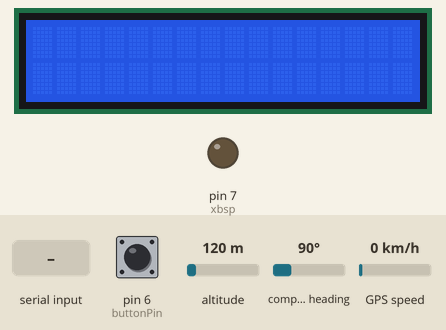
Recording of a sketch running on a simulated Arduino Leonardo, built with avr-gcc and run on an emulated ATmega32U4. Shown: 16×2 character LCD, output pins drawn as LEDs (lit = HIGH). Dashed ring = blinking. Inputs (shaded band) come from the test bench; at power-on: pin 6 (buttonPin) LOW, altitude 120 m, compass heading 90°, GPS speed 0 km/h. The GPS gets a fix after 3 s at 37.7749, -122.4194 with 8 satellites; what the sketch prints to the serial monitor is not drawn.

Above: at 1.2 s.
1.3 s: pin 6 (buttonPin) pulled HIGH for 3.2 s
At 5.1 s:
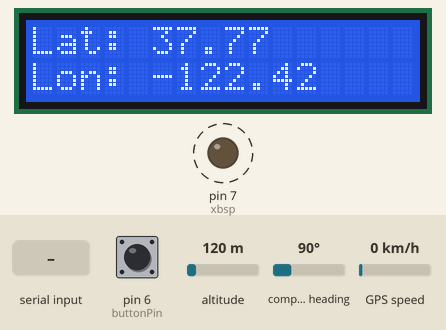
6.0 s: "30,150\n" received over Serial
At 6.7 s:
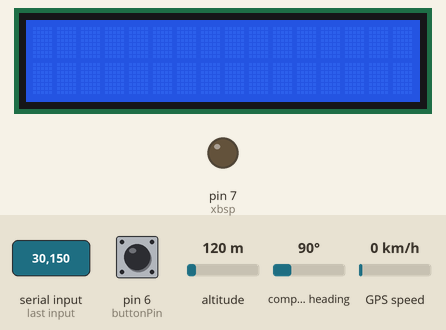
7.5 s: "3\n" received over Serial
At 7.8 s:
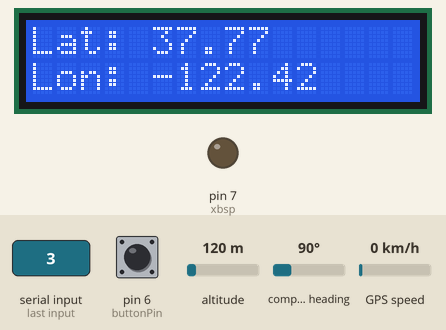
9.0 s: pin 6 (buttonPin) pulled HIGH for 0.15 s
At 10.4 s:
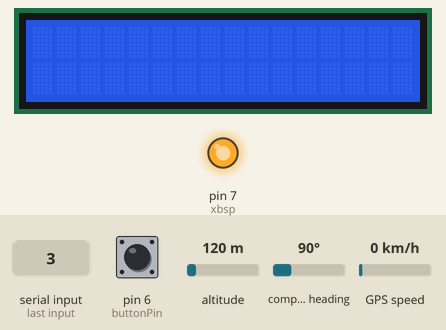
Timing chart, 0 to 11.6 s (numbered marks = the images above; inputs shaded):
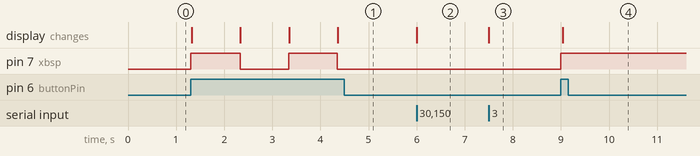

Measured:
- after the input at 1.3 s, pin 7 (xbsp): alternates HIGH for 1.0 s and LOW for 1.0 s, starting at once
- after the input at 6.0 s, the display: changes at once (image 2)
- after the input at 7.5 s, the display: changes at once (image 3)
- after the input at 9.0 s, pin 7 (xbsp): LOW → HIGH at once; the display: changes at once (image 4)

The sketch:

SRA_program_3.ino
```cpp
/**
 * This program gets the GPS coordinates from a button press
 */
/*
 Not all pins on the Leonardo support change interrupts,
 so only the following can be used for RX:
 8, 9, 10, 11, 14 (MISO), 15 (SCK), 16 (MOSI).

 Currently free pins: 7, 10
 */
 #include <SoftwareSerial.h>
#include <SoftwareSerial.h>
#include <LiquidCrystal.h>
#include <TinyGPS.h>
#include <SoftwareSerial.h>

static void smartdelay(unsigned long ms);
static void print_float(float val, float invalid, int len, int prec, String infront);
static void print_int(unsigned long val, unsigned long invalid, int len);
static void print_date(TinyGPS &gps);
static void print_str(const char *str, int len);
static float return_float(float val, float invalid, int len, int prec);

TinyGPS gps;
//{"$PMTK161,0*28\x0D\x0A"}; GPS command to set to standby mode. Any byte sent after will wake it up
//

// software serial for xbee: RX = digital pin 8, TX = digital pin 9
//Space for globals
SoftwareSerial portGPS(8, 9);
LiquidCrystal lcd(12, 11, 5, 4, 3, 2);
//int GPSPowerPin = --;
// RadPowerPin = 10;
float flat, flon;
unsigned long age, date, time, chars = 0;

//These are constants that will be used with the timer to say when it should set things off
unsigned long lastCheckTm = 0;//used to keep track of the last tine we did a full check in
unsigned long currCheckTm = 0;
unsigned long lastFindTm = 0;//used to keep track of the last tine we just got GPS to give to user
unsigned long currFindTm = 0;
unsigned long lastInterval = 0;
int checkInTotal = 0; //used to keep track of the total number of times we check in
int findTotal = 0;//used to keep track of the total times we just got a signal
boolean isGPSOn = true;//is the GPS on
boolean isLCDOn = true;//is the LCD on
boolean isRadOn = true;//is the radio on
//boolean flags that keep track of which functions are running
boolean enProt1F = false;
boolean enProt2F = false;
int buttonPin = 6;// pin for the button
//These are the globals for protocal 1
int p1Counter = 0;
String ID = "000001";
int buttonState = 0;
//int LEDPin = 13;
int xbsp = 7;

void setup()
{
  Serial.begin(9600);//Communication for the
  Serial1.begin(9600);//this is the communication port for the XBee
  portGPS.begin(57600);
  lcd.begin(16, 2);
 // portGPS.print("$PMTK104*37"); //code for resetting the GPS
 pinMode(buttonPin, INPUT);
// pinMode(LEDPin, OUTPUT);
 pinMode(xbsp, OUTPUT);
 digitalWrite(xbsp, LOW);
}

void loop()
{
   buttonState = digitalRead(buttonPin);
  if (buttonState == HIGH)
  {
    enProtocal2(0);
   // digitalWrite(LEDPin, HIGH);
   checkIn();
  }

   // checkPower();//check out power consumption

    /**
    * Commands:
    * 1. Get currCheckTm
    * 2. get lastCheckTm
    * 3. Activate protocol 1. if its on, it will turn off
    */
    int compInput = readASCII();
    if(compInput == 1)
    {
      Serial.println(currCheckTm);
    }
    else if(compInput == 2)
    {
      Serial.println(lastCheckTm);
    }
    else if(compInput == 3)
    {
      Serial.println("Protocl 1");
      enProtocal1(0);
    }


  // check if the pushbutton is pressed.
  // if it is, the buttonState is HIGH:

}
/**
*This will read information from the computer
*and returnt that information as an ASCII character
*/
int readASCII()
{
  int incomingByte = 0;
  int testByte = 0;
          // send data only when you receive data:
        if (Serial.available() > 0) {
                // read the incoming byte:
                incomingByte = Serial.read();
                testByte = incomingByte - 48;
                // say what you got:
                Serial.print("I received: ");
                Serial.println(testByte, DEC);
        }
        return testByte;
}
/*
 * Prints out the float value to a connected
 * computer or the LCD screen. Performs some checks including
 * if the input was valid or not
 */
static void print_float(float val, float invalid, int len, int prec, String infront)
{
  lcd.print(infront + " ");
  if (val == invalid)
  {
    while (len-- > 1)
    {
      Serial.print('*');
    }
    lcd.print("No signal");
    Serial.print(' ');
  }
  else
  {
    Serial.print(val, prec);
    lcd.print(val);
    int vi = abs((int)val);
    int flen = prec + (val < 0.0 ? 2 : 1); // . and -
    flen += vi >= 1000 ? 4 : vi >= 100 ? 3 : vi >= 10 ? 2 : 1;
    for (int i=flen; i<len; ++i)
      Serial.print(' ');
  }
  smartdelay(0);
}
/**
 * Similar to print_float except that it will simply return the value
 * read
 */
static float return_float(float val, float invalid, int len, int prec)
{
  if (val == invalid)
  {
    while (len-- > 1)
    {
  //    Serial.print('*');
    }
  //  Serial.print(' ');
    return -1;
  }
  else
  {
    int vi = abs((int)val);
    int flen = prec + (val < 0.0 ? 2 : 1); // . and -
    flen += vi >= 1000 ? 4 : vi >= 100 ? 3 : vi >= 10 ? 2 : 1;
    for (int i=flen; i<len; ++i)
    {
      //Serial.print(' ');
    }
    return val;
  }
  smartdelay(0);
  return -1;
}
/**
 * Prints out gps information in int form
 */
static void print_int(unsigned long val, unsigned long invalid, int len)
{
  char sz[32];
  if (val == invalid)
    strcpy(sz, "*******");
  else
    sprintf(sz, "%ld", val);
  sz[len] = 0;
  for (int i=strlen(sz); i<len; ++i)
    sz[i] = ' ';
  if (len > 0)
    sz[len-1] = ' ';
  Serial.print(sz);
  smartdelay(0);
}

/**
 * Proints out the GPS information in string form
 */
static void print_str(const char *str, int len)
{
  int slen = strlen(str);
  for (int i=0; i<len; ++i)
    Serial.print(i<slen ? str[i] : ' ');
  smartdelay(0);
}
/**
 * A better delay system more talored
 * for the GPS.
 */
static void smartdelay(unsigned long ms)
{
  unsigned long start = millis();
  portGPS.listen();
  do
  {
    while (portGPS.available())
      gps.encode(portGPS.read());
  } while (millis() - start < ms);
}
/**
 * This will display coordinate information onto the screen
 */
void disCoor()
{
  gps.f_get_position(&flat, &flon, &age);//get gps coordinates
  lcd.clear();
  lcd.setCursor(0, 0);//start at the top
  print_float(flat, TinyGPS::GPS_INVALID_F_ANGLE, 10, 6, "Lat:");//print to USB and screen
  lcd.setCursor(0,1);//start at the bottom
  print_float(flon, TinyGPS::GPS_INVALID_F_ANGLE, 11, 6, "Lon:");//print again
  smartdelay(1000);
}
/**
 * Sends the information through the xbee
 */
void sendCoor()
{
  String delim = "*";
  String message = "NO MESSAGE IS HERE AT THIS TIME";
  float tlat = return_float(flat, TinyGPS::GPS_INVALID_F_ANGLE, 11, 6);//get the lon
  float tlon = return_float(flon, TinyGPS::GPS_INVALID_F_ANGLE, 10, 6);//get the lat
  //lets test and see if we got back actual inforamtion or not
  if((tlat != -1) && (tlon != -1))
  {
    message = "lat:"+ (String)tlat + delim + "lon:" + (String)tlon;
   // Serial.println(message);
  }
  //no matter what lets add the id number to the front of the message
  message = ID + delim + message + "&";
  Serial.println(message);
  Serial1.print(message);
}

/**
 * This will display the information to the LCD screen
 * and send tht information through the radio
 */
 void checkIn()
 {
    disCoor();
    sendCoor();
    currCheckTm = millis();
    Serial.println(currCheckTm);//DEB
 }
/**
 * This will only get the GPS location and
 * display that information to the user
 */
void simpleFind()
{
  disCoor();
  currFindTm = millis();
}
/**
 * If we received a signal then lets do something with it
 */
void recSig()
{
  String sigRaw;

  //are we getting a signal?
//  if(comSerial.available())
//  {
//    sigRaw = comSerial.read();
//    //now process the information
//    //lets check and see who sent this
//    if(sigRaw.substring(0, 2) == "FD")
//    {
//      //field device sent this
//    }
//    else if(sigRaw.substring(0, 2) == "HB")
//    {
//      //The home base sent this out, so might be important!!
//    }
    /*
     * Signal code:
     *    HB - 001 - 344 - 'found it' - $
     * What type - ID of who sent - ID of who its for - message - End code
     */
    /**
     * Steps:
     * 1. get who sent it by taking the first two letters and see what we got
     * 2. After we then need to check the last variable and see if its an end code
     * 2A. if there is no end code than we didnt get the full message
     * 2Ai. If home base send back message saying we didnt get it
     * 3. If there is an end code we got the full message! so read it
     * 4. The 6th letter is the start of who its for so read
     * 4A. if not for us then ignore
     *
     */
//  }
}
/**
 * This is called at the loop and checks the power consumption to see if
 * we need to take power saving actions
 */
void checkPower()
{
  //These are times when we will activate specific power saving functions
  checkpwCT();

  //lets check when we last only found the GPS signal
  checkpwFT();
}
/**
 * Does all the logic to determine which protocal would be
 * the best protocal
 */
void checkpwCT()
{
  unsigned long interval = 0;
  unsigned long pwRateB = 0;
  unsigned long pwRateC = 0;
  unsigned long varianceP1 = 30;


  //lets check when we last checked in

  interval = currCheckTm - lastCheckTm;//how long has it been since we last checked in?
  /**
  *We have to add the last time we checked in and the current time together then see
  *if they are within a threshold of say 5 minutes. This means that if the last and current
  *check in both happened x minutes apart, +/- 5 extra minutes, then we will count it
  *towards using protocal 1
  */
  if((lastInterval + interval) > 30 && //floor
    (lastInterval + interval) < 60) //cieling
  {
    p1Counter = p1Counter + 1;
    if(p1Counter == 3)//if we checked in 3 times within threshold
    {
      enProtocal1(interval);//activate the protocal and go with the floor
    }
  }
  else
  {
    p1Counter = p1Counter -1;
    if(p1Counter < 0)
    {
      p1Counter = 0;
    }
  }
  lastInterval = interval;
}
/**
 * Only does logic for when we only got the GPS
 * for the user
 */
void checkpwFT()
{

}
/**
 * This will set all the flags for the
 * energy protocals to false
 */
void defFlags()
{

}

/**
 * Protocal 1 will deal with regular check ins.
 * It will shut down all parts, and then turn them on
 * 5 minutes before we want to use them
 */
int enProtocal1(unsigned long interval)
{
  //is this already on?
  if(enProt1F)
  {
    enProt1F = false;
    lcd.display();//turn lcd on
    portGPS.print("w");
   // digitalWrite(xbsp, LOW);
    return 1;
  }
  else
  {
    //we need to shut off the GPS, radio, and LCD screen.
    //turn off LCD
    lcd.noDisplay();
    //set GPS to low power mode
    portGPS.print("{\"$PMTK161,0*28\x0D\x0A\"}");
    //set the radio to sleep
    //digitalWrite(xbsp, HIGH);

    //Set GPS to periodic standby
    enProt1F = true;
    return 0;
  }
}
/**
 *
 */
int enProtocal2(int command)
{
   //is this already on?
  if(enProt2F)
  {
    enProt2F = false;
    lcd.display();//turn lcd on
   // portGPS.print("w");
   digitalWrite(xbsp, LOW);
    return 1;
  }
  else
  {
    //we need to shut off the GPS, radio, and LCD screen.
    //turn off LCD
    lcd.noDisplay();
    //set GPS to low power mode
  //  portGPS.print("{\"$PMTK161,0*28\x0D\x0A\"}");
    //set the radio to sleep
    digitalWrite(xbsp, HIGH);

    //Set GPS to periodic standby
    enProt2F = true;
    return 0;
  }
}
```
